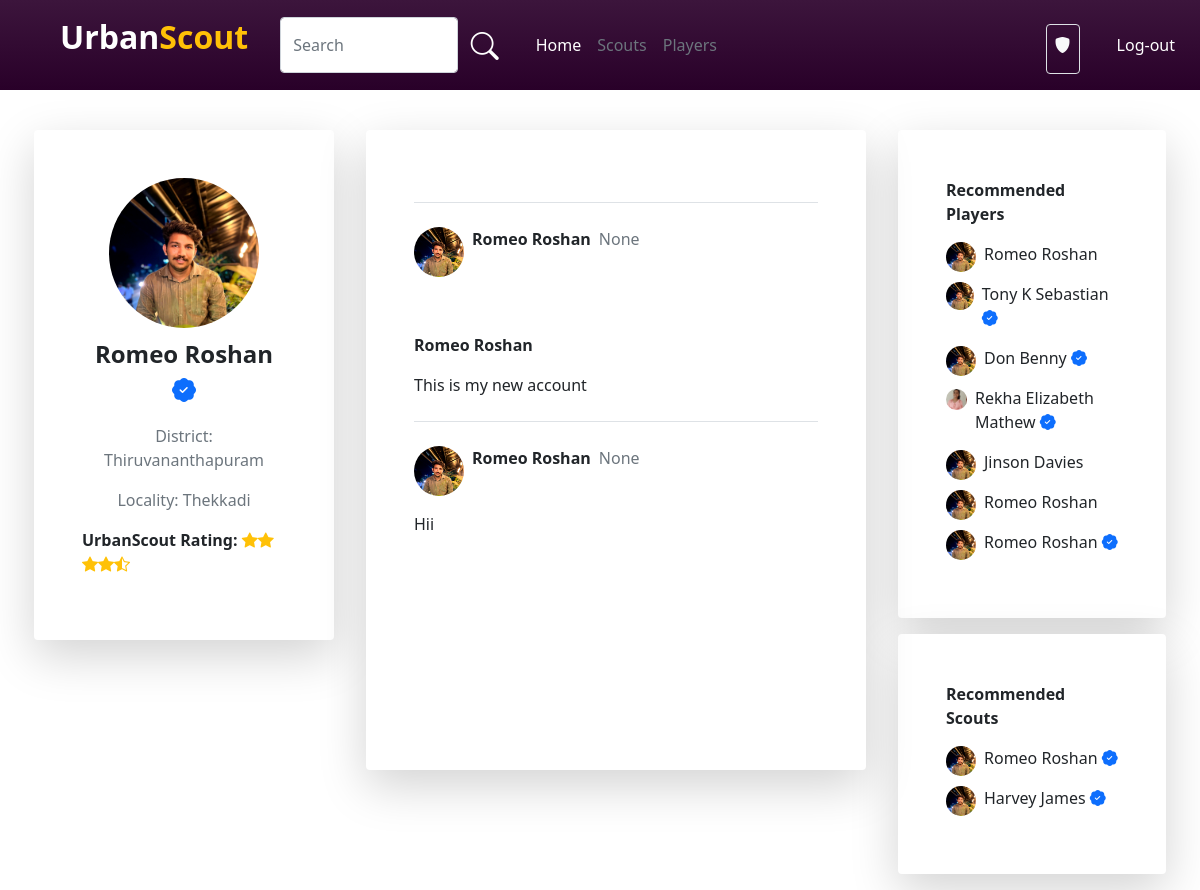
Page /scouthome/33 on the earlier database version.
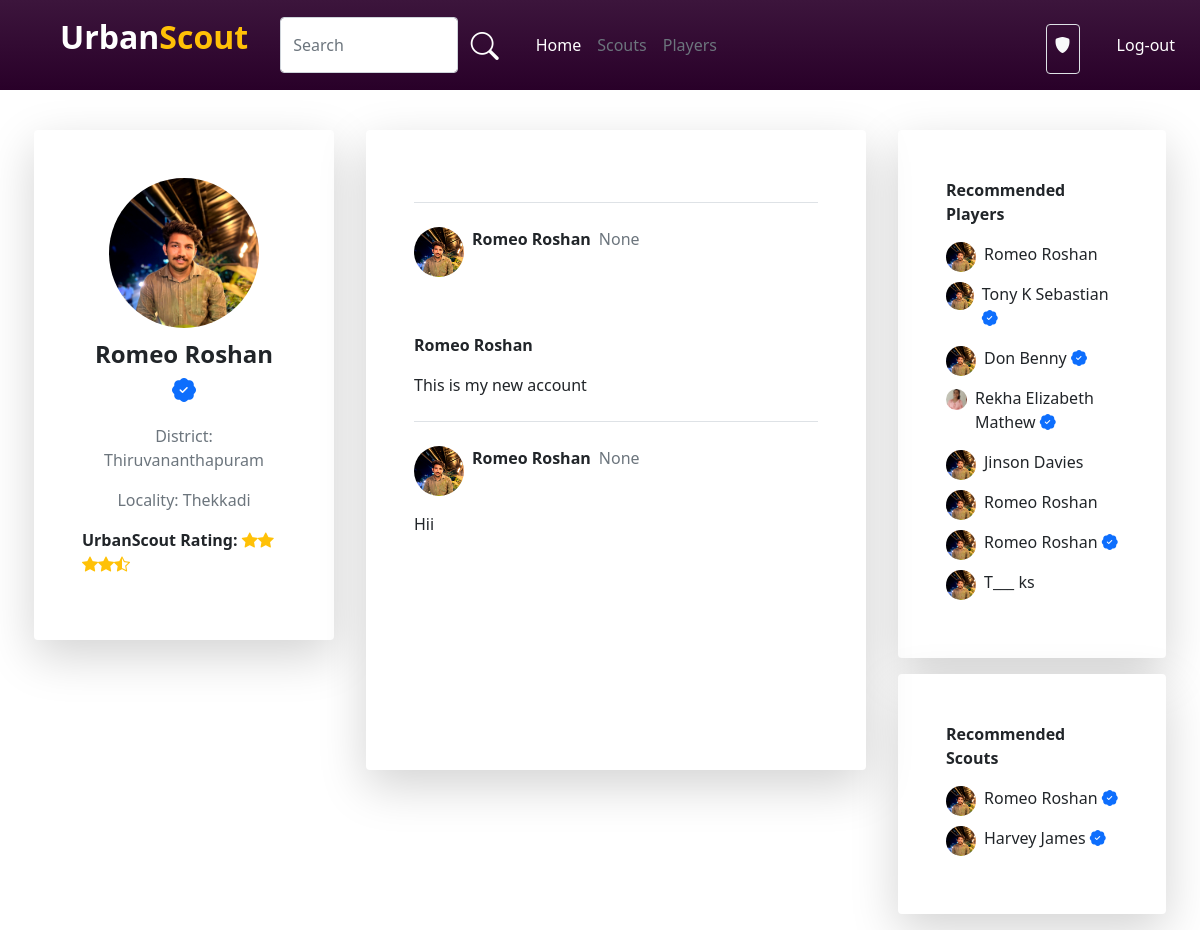
Same page on the later database version.
### account/models.py (models this page shows)
class User(AbstractUser):
    username=models.CharField(max_length=32, blank=True, null=True)
    USERNAME_FIELD = 'email'
    email = models.EmailField(unique=True)
    img=models.ImageField(upload_to='pics',default='https://img.freepik.com/free-icon/man_318-677829.jpg',null=True)
    is_player=models.BooleanField('is_player',default=False)
    is_club=models.BooleanField('is_club',default=False)
    is_scout=models.BooleanField('is_scout',default=False)
    player_dob = models.DateField(("Date of Birth"), default=date.today, validators=[validate_dob])
    player_pos = models.CharField(("Position"),default='',max_length=30,choices=Pos_Choice)
    district = models.CharField(("District"),default='',max_length=20,choices=District_Choice)
    locality = models.CharField(("Locality"),default='',max_length=50,blank=True)
    player_foot = models.CharField(("Prefered Foot"),default='',max_length=10,choices=Foot_Choice)
    player_ability = models.IntegerField(("Ability"),default=0,choices=Ability_Choice)
    club_reputation = models.IntegerField(("Club Reputation"),default=0,choices=Ability_Choice)
    player_potential = models.IntegerField(("Potential"),default=0,choices=Ability_Choice)
    desc=models.CharField(("Description"),max_length=100, default='')
    club_name=models.CharField((("Club Name")),default='',max_length=30)
    scouted_by=models.CharField(max_length=30,default='')
    REQUIRED_FIELDS = []

class NewFeeds(models.Model):
    feed=models.CharField(max_length=200)
    img=models.ImageField(upload_to='pics',null=True)
    video = models.FileField(upload_to='pics',
    validators=[FileExtensionValidator(allowed_extensions=['MOV','avi','mp4','webm','mkv'])], null=True)
    user=models.ForeignKey(User,on_delete=models.CASCADE,related_name='newfeeds_as_user')
    datetime = models.DateTimeField(null=True)
    likes_cout=models.IntegerField(default=0)

### account/views.py (the view)
# urls.py: path('scouthome/<int:user_id>',views.scoutHome,name="scout-home"),
def scoutHome(request,user_id):
    clubs = User.objects.filter(is_club=True)
    player=User.objects.filter(is_player=True)
    scouts=User.objects.filter(is_scout=True)
    ability_range = range(0, 5)
    feeds=NewFeeds.objects.filter(user_id=user_id).order_by('-id')
    ability_range = range(0, 5)
    scout=User.objects.filter(id=user_id)
    return render(request,'ScoutHome.html',{'scouts':scouts, 'scout':scout,'abilityRange':ability_range,'clubdata':clubs,'player':player,'feeds':feeds})

### template/ScoutHome.html (shortened to what the changed rows need)
{% load static %}
<!DOCTYPE html>
<html lang="en">
<head>
    <link rel="stylesheet" href="{% static 'style.css' %}">
    <link href="https://cdn.jsdelivr.net/npm/bootstrap@5.0.2/dist/css/bootstrap.min.css" rel="stylesheet"
>
    <link rel="stylesheet" href="https://cdn.jsdelivr.net/npm/bootstrap-icons@1.10.5/font/bootstrap-icons.css">
</head>
<div class="d-flex flex-wrap justify-content-center mt-4">
    {% for scout in scout %}
    <div class="col-lg-3 h-50 col-12 m-3 p-5 rounded bg-white shadow-lg position-sticky">
        <div class="">
            <div class="d-flex justify-content-center">
                <div class="">
                    <img class="rounded-circle img-width " src={{scout.img.url}} alt="">
                </div>
            </div>
            <div class="text-center">
                <p class="text-dark mt-2 fs-4 fw-bold">{{scout.first_name}} {{scout.last_name}} <i class="bi bi-patch-check-fill text-primary"></i></p>
                <p class="text-secondary">District: {{scout.district}}</p>
                <p class="text-secondary">Locality: {{scout.locality}}</p>
            </div>
            <div>
                <p class="fw-bold">UrbanScout Rating: <i class="bi bi-star-fill text-warning"></i><i
                        class="bi bi-star-fill text-warning"></i><i class="bi bi-star-fill text-warning"></i><i
                        class="bi bi-star-fill text-warning"></i><i class="bi bi-star-half text-warning"></i></p>
            </div>
        </div>
    </div>
    <div class="col-lg-5 col-12 player-feeds m-3 p-5 rounded bg-white shadow-lg">
        {% for i in feeds %}
        <div class="mt-4 border-top pt-4">
            <div class="d-flex">
                <div class="feed-img">
                    <img class="w-100 rounded-circle" src={{scout.img.url}} alt="">
                </div>
                <div class="ms-2 d-flex">
                    <p class="fw-bold">
                        {{scout.first_name}} {{scout.last_name}}
                    </p>
                    <p class="ms-2 text-secondary">{{i.datetime}}</p>
                </div>
            </div>
            <div class="w-100 mt-3">
                {% if i.img.url != '' %}
                <div class="w-100 mt-3">
                </div>
                <p class="mt-3 fw-bold">{{scout.first_name}} {{scout.last_name}}
                {% endif %}
            </div>
            <div class="">
                <p>{{i.feed}}</p>
            </div>
        </div>
        {% endfor %}
    </div>
    <div class="col-lg-3 col-12">
        <div class="m-3 p-5 rounded bg-white shadow-lg">
            <div>
                <p class="fw-bold">Recommended Players</p>
                {% for Players in player %}
                <a class="text-decoration-none text-dark" href="{% url 'player-home' Players.id %}">
                    <div class="d-flex">
                        <div class="rec-img-club">
                            <img class="w-100 rounded-circle" src="{{Players.img.url}}" alt="">
                        </div>
                        <p class="ms-2">{{Players.first_name}} {{Players.last_name}}{% if Players.scouted_by != '' %}
                            <i class="bi bi-patch-check-fill text-primary"></i>
                            {% endif %}</p></p>
                    </div>
                </a>
                {% endfor %}
            </div>
        </div>
        <div class="m-3 p-5 rounded bg-white shadow-lg">
            <div>
                <p class="fw-bold">Recommended Scouts</p>
                {% for scouts in scouts %}
                {% if scouts.is_staff == 0 %}
                <a class="text-decoration-none text-dark" href="{% url 'scout-home' scouts.id %}">
                    <div class="d-flex">
                        <div class="rec-img-club">
                            <img class="w-100 rounded-circle" src="{{scouts.img.url}}" alt="">
                        </div>
                        <p class="ms-2">{{scouts.first_name}} {{scouts.last_name}} <i class="bi bi-patch-check-fill text-primary"></i></p>
                    </div>
                </a>
                {% endif %}
                {% endfor %}
            </div>
        </div>
    </div>
    {% endfor %}
</div>
</html>

Differences in the rows shown:
added User: img (picture), first_name "T___", last_name "ks", shown under "Romeo"
